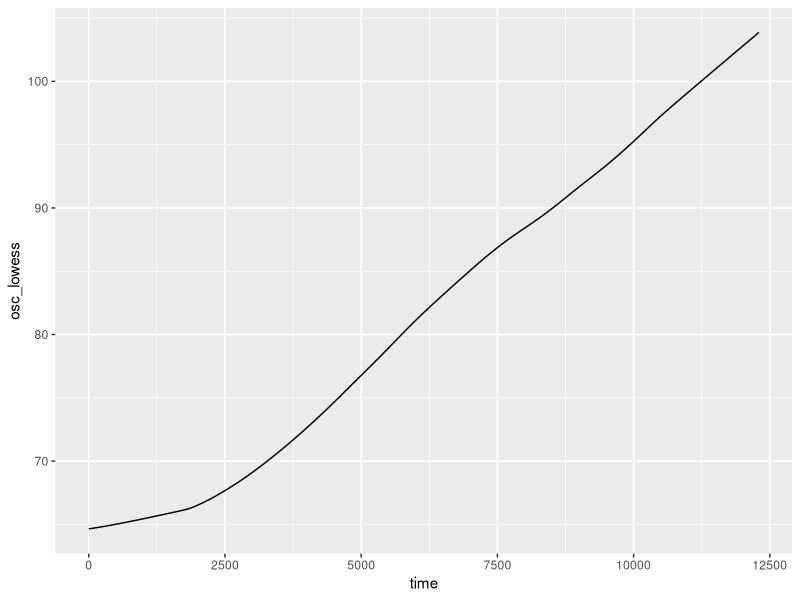
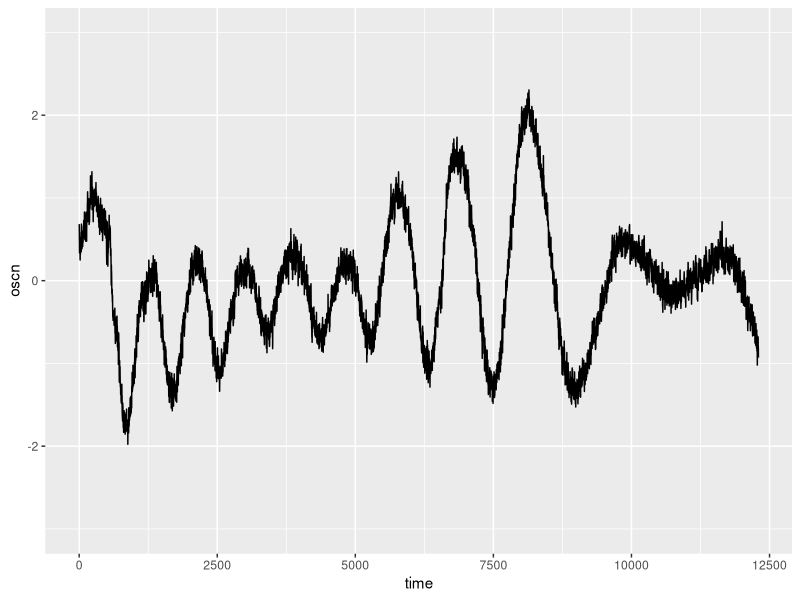
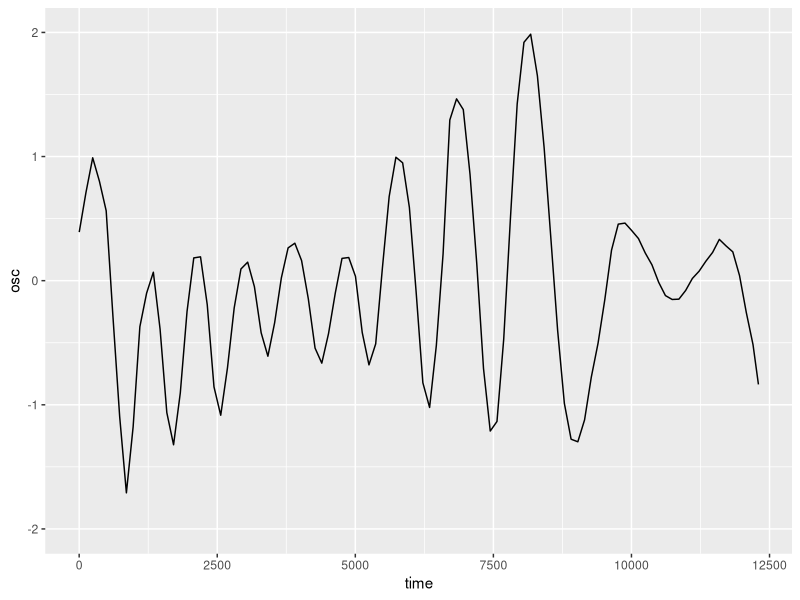
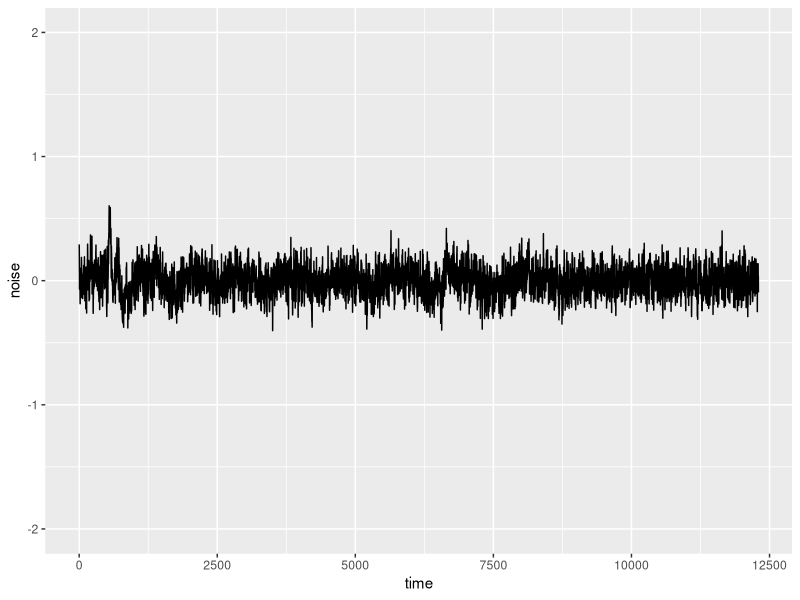
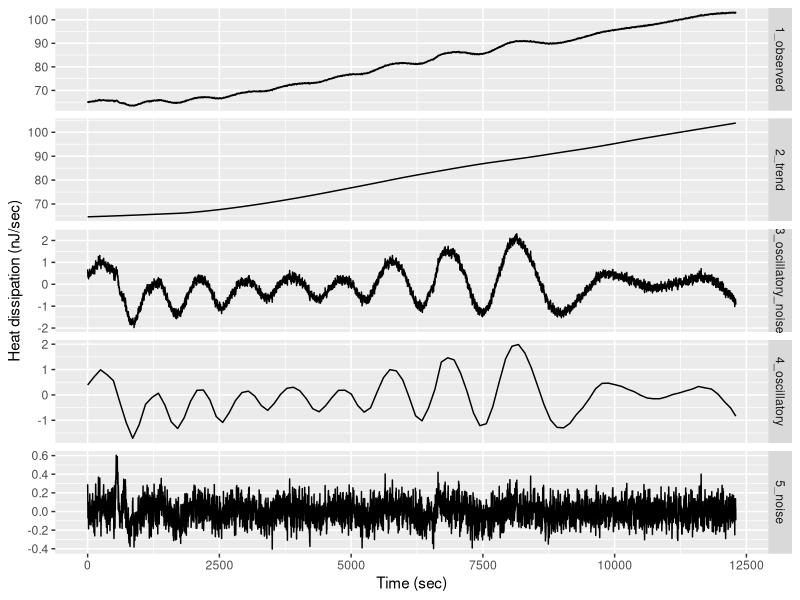

These figures' R source, in order:
#R-script for ITC data anaylsis described in Rodenfels et al. 
#Script name: 2_ITC_decompose
#purpose: decompose time normalized ITC data into its trend, oscillatory and noise component
#example files provided: 1_example_timeNorm.csv 
#output files: 
#2_example_trend.csv                (trend component)
#2_example_oscillation_Wnoise.csv   (noisy oscillatory component)
#2_example_oscillation_WOnoise.csv  (noise substracted oscillatory component)
#2_example_noise.csv                (noise compoment)
#2_example_all.csv                  (all components combine in one .csv file)

#load required libraries
library(ggplot2)
#set working directory
setwd("~/Documents/1_PostDoc/1_EnergyWorkHeat/7_publication/scripts/")

#load data for each replicate
df<- read.csv("1_example_timeNorm.csv")


#define observed data
total <- data.frame(df$time,df$dp)
total$cond <- rep("1_observed", length(df$time))
colnames(total) <- c("time", "Q","cond")


#Trend determination by using a Lowess filter (f, emperically determined)
#For details see: http://stat.ethz.ch/R-manual/R-devel/library/stats/html/lowess.html
df$osc_lowess <- lowess(df$dp, f=0.3, iter = 100)[[2]]

#plot trend
ggplot( df , aes(time, osc_lowess)) + geom_line()

#write trend into new data frame
dftrend <- data.frame (df$time, df$osc_lowess)
dftrend$cond <- rep("2_trend",length(df$time))

#Define column names & write.csv for trend
colnames(dftrend) <- c("time", "Q","cond")
write.csv(dftrend, "2_example_trend.csv")

#filter data for the trend component (Oscillatory + noise component)
df$oscn <- df$dp-df$osc_lowess

#Define column names & write.csv for oscn
dfoscn <- data.frame (df$time, df$oscn)
dfoscn$cond <- rep("3_oscillatory_noise",length(df$time))

#plot noisey oscillatory component
ggplot( df , aes( time, oscn)) + geom_line()+ylim(-3,3)

#Define column names & write.csv for oscn
colnames(dfoscn) <- c("time", "Q","cond")
write.csv(dfoscn, "2_example_oscillation_Wnoise.csv")

#Lowess filter to determine oscillatory component 
#f= variable determined emperically (care to not overfit)
#For details see: http://stat.ethz.ch/R-manual/R-devel/library/stats/html/lowess.html
df$osc <- lowess(df$oscn, f=0.01,iter = 100)[[2]]
#plot oscillatory component
ggplot( df , aes( time, osc)) + geom_line()+ylim(-2,2)

#write oscillatory component into new data frame
dfosc <- data.frame (df$time, df$osc)
dfosc$cond <- rep("4_oscillatory",length(df$time))

#Define column names & write.csv for osc
colnames(dfosc) <- c("time", "Q","cond")
write.csv(dfosc, "2_example_oscillation_WOnois.csv")

#determine noise component
df$noise <- df$oscn-df$osc

#plot noise
ggplot( df , aes( time, noise)) + geom_line()+ylim(-2,2)

#write noise component into new data frame
dfnoise <- data.frame (df$time, df$noise)
dfnoise$cond <- rep("5_noise",length(df$time))

#Define column names & write.csv for noise
colnames(dfnoise) <- c("time", "Q","cond")
write.csv(dfnoise, "2_example_noise.csv")

#dataframe of all compoments
total1 <- rbind(total,dftrend,dfoscn,dfosc,dfnoise)
total1$cond <- as.factor(total1$cond)

#Define column names & write.csv for osc
write.csv(total1, "2_example_all.csv")

#plot decomposed components
ggplot(total1, aes(time, Q)) + geom_line() + 
  xlab("Time (sec)") + ylab("Heat dissipation (nJ/sec)")+
  facet_grid(cond ~ ., scales = "free_y", space="fixed")

#end script

